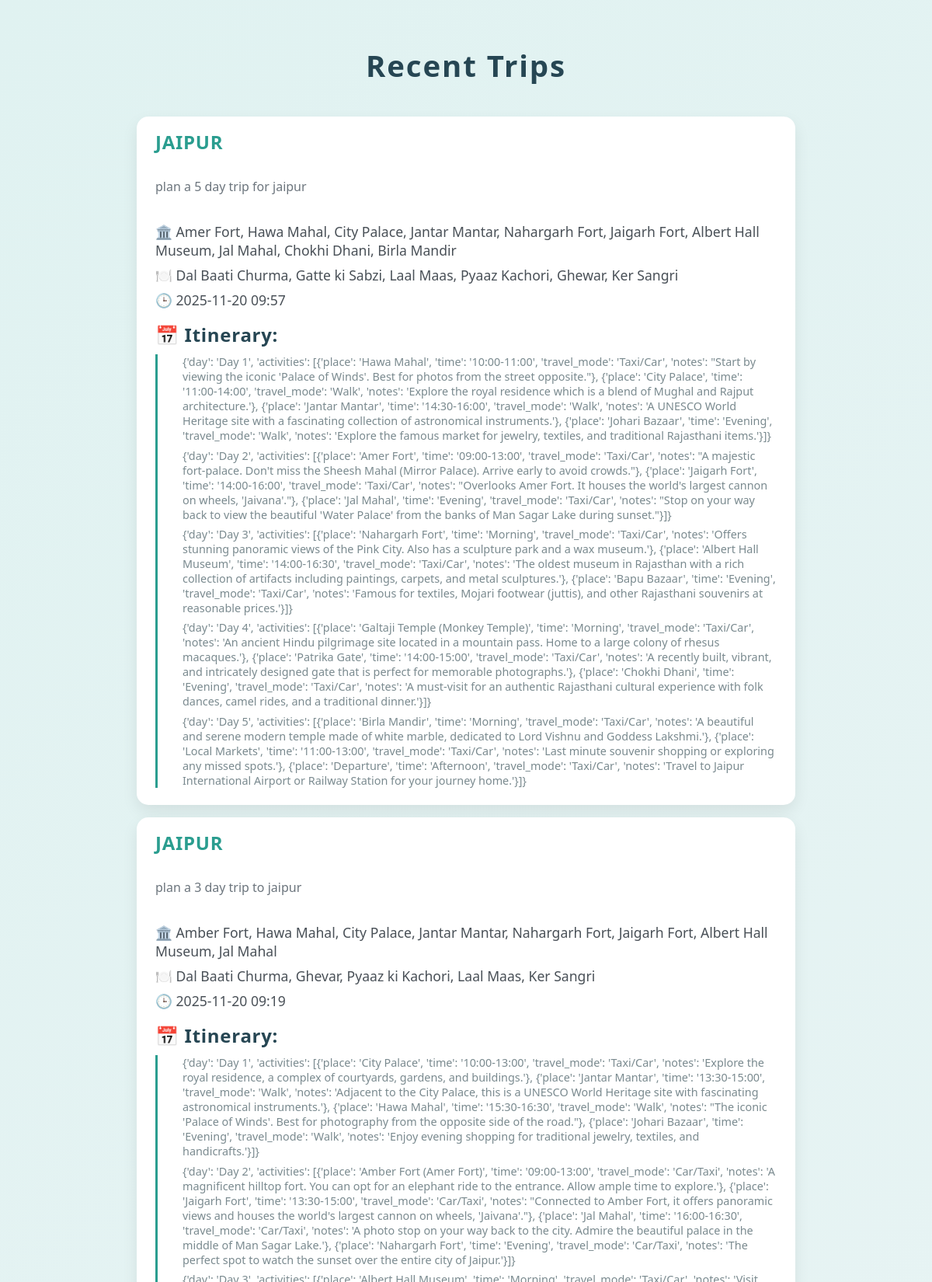
The app's page /history (upper part) with its own data.
### app.py (models this page shows)
class Trip(db.Model):
    id = db.Column(db.Integer, primary_key=True)
    prompt = db.Column(db.String(500), nullable=False)
    city = db.Column(db.String(100))
    places = db.Column(db.Text)    # JSON string
    food = db.Column(db.Text)      # JSON string
    itinerary = db.Column(db.Text) # JSON string
    timestamp = db.Column(db.DateTime, default=db.func.current_timestamp())
    def to_dict(self):
        return {
            'prompt': self.prompt,
            'city': self.city,
            'places': json.loads(self.places or '[]'),
            'food': json.loads(self.food or '[]'),
            'itinerary': json.loads(self.itinerary or '[]'),
            'timestamp': self.timestamp.strftime('%Y-%m-%d %H:%M')
        }

### app.py (the view)
@app.route('/history')
def history_page():
    trips = Trip.query.order_by(Trip.timestamp.desc()).limit(10).all()
    return render_template('history.html', trips=[t.to_dict() for t in trips])

### app.py (called while the page is built)
@app.before_request
def check_json():
    if request.method == 'POST' and not request.is_json:
        return jsonify({'error': 'Expected JSON body'}), 415

### templates/history.html (shortened to what this page needs)
<!DOCTYPE html>
<html lang="en">
<head>
</head>
<body>
    <h1>Recent Trips</h1>
    {% for trip in trips %}
    <div class="trip">
        <strong>{{ trip.city.upper() }}</strong><br />
        <em>{{ trip.prompt }}</em><br />
        <div class="details">🏛️ {{ trip.places|join(', ') }}</div>
        <div class="details">🍽️ {{ trip.food|join(', ') }}</div>
        <div class="details">🕒 {{ trip.timestamp }}</div>
        {% if trip.itinerary %}
        <div class="itinerary">
            <strong>📅 Itinerary:</strong>
            <ul>
                {% for step in trip.itinerary %}
                <li>{{ step }}</li>
                {% endfor %}
            </ul>
        </div>
        {% endif %}
    </div>
    {% else %}
    <p>No trips saved yet.</p>
    {% endfor %}
</body>
</html>

### templates/history.html (style rules this page uses)
body { font-family: 'Segoe UI', Tahoma, Geneva, Verdana, sans-serif; background: linear-gradient(135deg, #e0f2f1, #f4f6f8); margin: 0; padding: 2rem 1rem; color: #333; }
h1 { text-align: center; color: #264653; font-size: 2.4rem; font-weight: 700; margin-bottom: 2.5rem; letter-spacing: 0.05em; }
.trip { background: white; padding: 1rem 1.5rem; margin: 1rem auto; max-width: 800px; border-radius: 15px; box-shadow: 0 8px 20px rgba(0, 0, 0, 0.08); transition: transform 0.25s ease, box-shadow 0.25s ease; }
.trip strong { font-size: 1.5rem; display: block; color: #2a9d8f; font-weight: 700; margin-bottom: 0.5rem; letter-spacing: 0.03em; }
.trip em { color: #6c757d; font-style: normal; display: block; margin-bottom: 0.8rem; font-weight: 500; }
.trip .details { font-size: 1.1rem; color: #495057; margin-bottom: 0.5rem; }
.trip .itinerary { margin-top: 1rem; }
.trip .itinerary strong { font-weight: 600; color: #264653; display: block; margin-bottom: 0.6rem; }
.trip .itinerary ul { margin: 0; padding-left: 1.2rem; list-style: none; border-left: 3px solid #2a9d8f; }
.trip .itinerary ul li { font-size: 0.9rem; color: #7a8a8f; margin-bottom: 0.4rem; padding-left: 0.8rem; font-weight: 400; }

### records on screen
Trip: city "JAIPUR", prompt "plan a 5 day trip for jaipur", places "Amer Fort, Hawa Mahal, City Palace, Jantar Mantar, Nahargarh Fort, Jaigarh Fort, Albert Hall Museum, Jal Mahal, Chokhi Dhani, Birla Mandir", food "Dal Baati Churma, Gatte ki Sabzi, Laal Maas, Pyaaz Kachori, Ghewar, Ker Sangri", timestamp "2025-11-20 09:57", itinerary "{'day': 'Day 1', 'activities': [{'place': 'Hawa Mahal', 'time': '10:00-11:00', 'travel_mode': 'Taxi/Car', 'notes': \"Start by viewing the iconic 'Palace of Winds'. Best for photos from the street opposite.\"}, {'place': 'City Palace', 'time': '11:00-14:00', 'travel_mode': 'Walk', 'notes': 'Explore the royal residence which is a blend of Mughal and Rajput architecture.'}, {'place': 'Jantar Mantar', 'time': '14:30-16:00', 'travel_mode': 'Walk', 'notes': 'A UNESCO World Heritage site with a fascinating collection of astronomical instruments.'}, {'place': 'Johari Bazaar', 'time': 'Evening', 'travel_mode': 'Walk', 'notes': 'Explore the famous market for jewelry, textiles, and traditional…" "{'day': 'Day 2', 'activities': [{'place': 'Amer Fort', 'time': '09:00-13:00', 'travel_mode': 'Taxi/Car', 'notes': \"A majestic fort-palace. Don't miss the Sheesh Mahal (Mirror Palace). Arrive early to avoid crowds.\"}, {'place': 'Jaigarh Fort', 'time': '14:00-16:00', 'travel_mode': 'Taxi/Car', 'notes': \"Overlooks Amer Fort. It houses the world's largest cannon on wheels, 'Jaivana'.\"}, {'place': 'Jal Mahal', 'time': 'Evening', 'travel_mode': 'Taxi/Car', 'notes': \"Stop on your way back to view the beautiful 'Water Palace' from the banks of Man Sagar Lake during sunset.\"}]}" "{'day': 'Day 3', 'activities': [{'place': 'Nahargarh Fort', 'time': 'Morning', 'travel_mode': 'Taxi/Car', 'notes': 'Offers stunning panoramic views of the Pink City. Also has a sculpture park and a wax museum.'}, {'place': 'Albert Hall Museum', 'time': '14:00-16:30', 'travel_mode': 'Taxi/Car', 'notes': 'The oldest museum in Rajasthan with a rich collection of artifacts including paintings, carpets, and metal sculptures.'}, {'place': 'Bapu Bazaar', 'time': 'Evening', 'travel_mode': 'Taxi/Car', 'notes': 'Famous for textiles, Mojari footwear (juttis), and other Rajasthani souvenirs at reasonable prices.'}]}" "{'day': 'Day 4', 'activities': [{'place': 'Galtaji Temple (Monkey Temple)', 'time': 'Morning', 'travel_mode': 'Taxi/Car', 'notes': 'An ancient Hindu pilgrimage site located in a mountain pass. Home to a large colony of rhesus macaques.'}, {'place': 'Patrika Gate', 'time': '14:00-15:00', 'travel_mode': 'Taxi/Car', 'notes': 'A recently built, vibrant, and intricately designed gate that is perfect for memorable photographs.'}, {'place': 'Chokhi Dhani', 'time': 'Evening', 'travel_mode': 'Taxi/Car', 'notes': 'A must-visit for an authentic Rajasthani cultural experience with folk dances, camel rides, and a traditional dinner.'}]}" "{'day': 'Day 5', 'activities': [{'place': 'Birla Mandir', 'time': 'Morning', 'travel_mode': 'Taxi/Car', 'notes': 'A beautiful and serene modern temple made of white marble, dedicated to Lord Vishnu and Goddess Lakshmi.'}, {'place': 'Local Markets', 'time': '11:00-13:00', 'travel_mode': 'Taxi/Car', 'notes': 'Last minute souvenir shopping or exploring any missed spots.'}, {'place': 'Departure', 'time': 'Afternoon', 'travel_mode': 'Taxi/Car', 'notes': 'Travel to Jaipur International Airport or Railway Station for your journey home.'}]}"
Trip: city "JAIPUR", prompt "plan a 3 day trip to jaipur", places "Amber Fort, Hawa Mahal, City Palace, Jantar Mantar, Nahargarh Fort, Jaigarh Fort, Albert Hall Museum, Jal Mahal", food "Dal Baati Churma, Ghevar, Pyaaz ki Kachori, Laal Maas, Ker Sangri", timestamp "2025-11-20 09:19", itinerary "{'day': 'Day 1', 'activities': [{'place': 'City Palace', 'time': '10:00-13:00', 'travel_mode': 'Taxi/Car', 'notes': 'Explore the royal residence, a complex of courtyards, gardens, and buildings.'}, {'place': 'Jantar Mantar', 'time': '13:30-15:00', 'travel_mode': 'Walk', 'notes': 'Adjacent to the City Palace, this is a UNESCO World Heritage site with fascinating astronomical instruments.'}, {'place': 'Hawa Mahal', 'time': '15:30-16:30', 'travel_mode': 'Walk', 'notes': \"The iconic 'Palace of Winds'. Best for photography from the opposite side of the road.\"}, {'place': 'Johari Bazaar', 'time': 'Evening', 'travel_mode': 'Walk', 'notes': 'Enjoy evening shopping for traditional jewelry, textiles,…" "{'day': 'Day 2', 'activities': [{'place': 'Amber Fort (Amer Fort)', 'time': '09:00-13:00', 'travel_mode': 'Car/Taxi', 'notes': 'A magnificent hilltop fort. You can opt for an elephant ride to the entrance. Allow ample time to explore.'}, {'place': 'Jaigarh Fort', 'time': '13:30-15:00', 'travel_mode': 'Car/Taxi', 'notes': \"Connected to Amber Fort, it offers panoramic views and houses the world's largest cannon on wheels, 'Jaivana'.\"}, {'place': 'Jal Mahal', 'time': '16:00-16:30', 'travel_mode': 'Car/Taxi', 'notes': 'A photo stop on your way back to the city. Admire the beautiful palace in the middle of Man Sagar Lake.'}, {'place': 'Nahargarh Fort', 'time': 'Evening', 'travel_mode':…"
